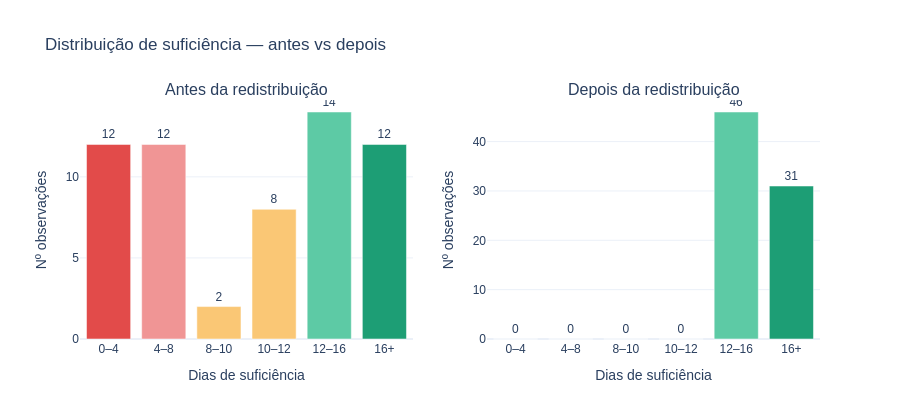
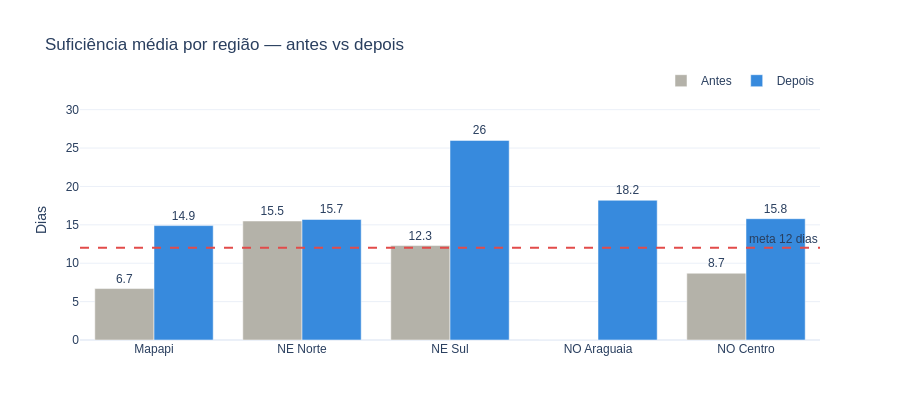
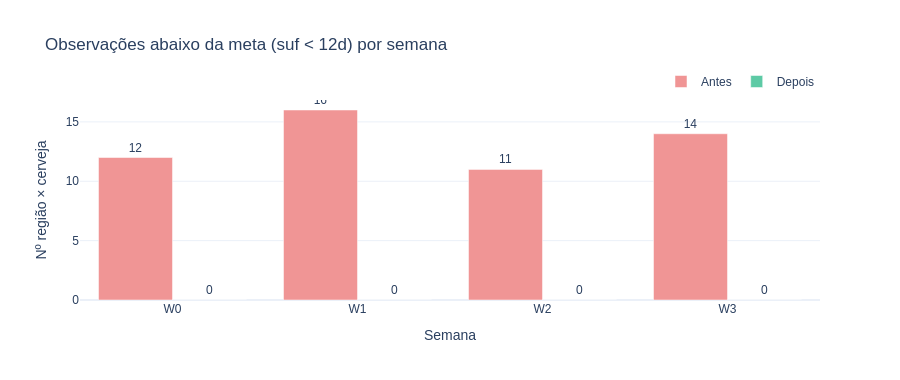
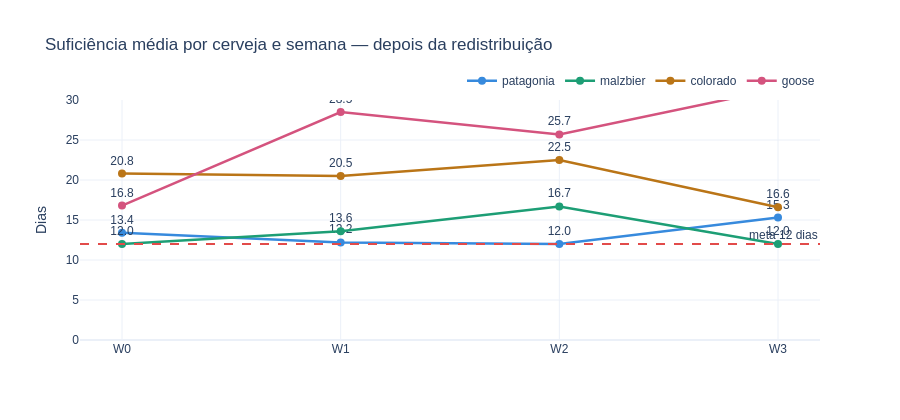

Notebook cell for these charts, in order:
### Code cell
import plotly.graph_objects as go
from plotly.subplots import make_subplots
import pandas as pd
import numpy as np

regioes  = ["Mapapi", "NE Norte", "NE Sul", "NO Araguaia", "NO Centro"]
cervejas = ["patagonia", "malzbier ", "colorado ", "goose"]
semanas  = ["W0", "W1", "W2", "W3"]

def get_suf_depois(df, cerv, sem, reg_list):
    sub = df[(df["Cerveja"]==cerv) & (df["Semana"]==sem)].set_index("Regiao")
    return [round(float(sub.loc[r,"Suf_f"]),1) if r in sub.index else 0 for r in reg_list]

def get_suf_antes(df, cerv, sem, reg_list):
    sub = df[(df["Cerveja"]==cerv) & (df["Semana"]==sem)].set_index("Regiao")
    vals = []
    for r in reg_list:
        if r not in sub.index:
            vals.append(0); continue
        row     = sub.loc[r]
        ef_orig = pd.to_numeric(row.get("EF_Semana", 0), errors="coerce") or 0
        dem_prox= pd.to_numeric(row.get("Dem_Proxima", row.get("Demanda", 1)), errors="coerce") or 1
        vals.append(round(float(ef_orig) / (float(dem_prox) / 6), 1))
    return vals

antes  = {}
depois = {}
for c in cervejas:
    key = c.strip()
    antes[key]  = {}
    depois[key] = {}
    for s in semanas:
        antes[key][s]  = get_suf_antes(df_all,   c, s, regioes)
        depois[key][s] = get_suf_depois(df_final, c, s, regioes)

cervejas_k = [c.strip() for c in cervejas]

# ── Monta DataFrames longos ───────────────────────────────────────────────────
rows_a, rows_d = [], []
for c in cervejas_k:
    for s in semanas:
        for ri, r in enumerate(regioes):
            rows_a.append({"cerveja": c, "semana": s, "regiao": r, "suf": antes[c][s][ri]})
            rows_d.append({"cerveja": c, "semana": s, "regiao": r, "suf": depois[c][s][ri]})

df_a = pd.DataFrame(rows_a)
df_d = pd.DataFrame(rows_d)

# ── Cores ─────────────────────────────────────────────────────────────────────
COR = {"patagonia": "#378ADD", "malzbier": "#1D9E75", "colorado": "#BA7517", "goose": "#D4537E"}

def suf_color(v):
    if v < 8:   return "#E24B4A"
    if v < 10:  return "#F09595"
    if v < 12:  return "#FAC775"
    if v < 16:  return "#85B7EB"
    return "#1D9E75"

# ═══════════════════════════════════════════════════════════════════════════════
# FIGURA 1 — Histogramas antes vs depois
# ═══════════════════════════════════════════════════════════════════════════════
bins   = [0, 4, 8, 10, 12, 16, 40]
labels = ["0–4", "4–8", "8–10", "10–12", "12–16", "16+"]
cores_hist = ["#E24B4A", "#F09595", "#FAC775", "#FAC775", "#5DCAA5", "#1D9E75"]

def hist_counts(df):
    counts = []
    for i in range(len(bins)-1):
        counts.append(((df["suf"] >= bins[i]) & (df["suf"] < bins[i+1])).sum())
    return counts

fig1 = make_subplots(rows=1, cols=2,
                     subplot_titles=["Antes da redistribuição", "Depois da redistribuição"])

for col, df_h in enumerate([df_a, df_d], start=1):
    counts = hist_counts(df_h)
    fig1.add_trace(go.Bar(
        x=labels, y=counts,
        marker_color=cores_hist,
        text=counts, textposition="outside",
        showlegend=False
    ), row=1, col=col)
    fig1.add_shape(type="line", x0=-0.5, x1=5.5, y0=0, y1=0,
                   line=dict(color="rgba(0,0,0,0)"), row=1, col=col)

fig1.update_layout(
    title_text="Distribuição de suficiência — antes vs depois",
    height=420, template="plotly_white",
    font=dict(family="Arial", size=12),
)
fig1.update_yaxes(title_text="Nº observações")
fig1.update_xaxes(title_text="Dias de suficiência")
fig1.show()

# ═══════════════════════════════════════════════════════════════════════════════
# FIGURA 2 — Barras agrupadas: média por região
# ═══════════════════════════════════════════════════════════════════════════════
avg_a = df_a.groupby("regiao")["suf"].mean().reindex(regioes)
avg_d = df_d.groupby("regiao")["suf"].mean().reindex(regioes)

fig2 = go.Figure()
fig2.add_trace(go.Bar(name="Antes",  x=regioes, y=avg_a.round(1),
                      marker_color="#B4B2A9", text=avg_a.round(1), textposition="outside"))
fig2.add_trace(go.Bar(name="Depois", x=regioes, y=avg_d.round(1),
                      marker_color="#378ADD", text=avg_d.round(1), textposition="outside"))
fig2.add_hline(y=12, line_dash="dash", line_color="#E24B4A",
               annotation_text="meta 12 dias", annotation_position="top right")
fig2.update_layout(
    title="Suficiência média por região — antes vs depois",
    barmode="group", height=420, template="plotly_white",
    yaxis_title="Dias", yaxis_range=[0, max(avg_d.max(), avg_a.max()) * 1.2],
    font=dict(family="Arial", size=12),
    legend=dict(orientation="h", yanchor="bottom", y=1.02, xanchor="right", x=1)
)
fig2.show()

# ═══════════════════════════════════════════════════════════════════════════════
# FIGURA 3 — Regiões abaixo da meta por semana
# ═══════════════════════════════════════════════════════════════════════════════
below_a = df_a.groupby("semana")["suf"].apply(lambda x: (x<12).sum()).reindex(semanas)
below_d = df_d.groupby("semana")["suf"].apply(lambda x: (x<12).sum()).reindex(semanas)

fig3 = go.Figure()
fig3.add_trace(go.Bar(name="Antes",  x=semanas, y=below_a,
                      marker_color="#F09595", text=below_a, textposition="outside"))
fig3.add_trace(go.Bar(name="Depois", x=semanas, y=below_d,
                      marker_color="#5DCAA5", text=below_d, textposition="outside"))
fig3.update_layout(
    title="Observações abaixo da meta (suf < 12d) por semana",
    barmode="group", height=380, template="plotly_white",
    yaxis_title="Nº região × cerveja", xaxis_title="Semana",
    font=dict(family="Arial", size=12),
    legend=dict(orientation="h", yanchor="bottom", y=1.02, xanchor="right", x=1)
)
fig3.show()

# ═══════════════════════════════════════════════════════════════════════════════
# FIGURA 4 — Linhas: suf média por cerveja e semana (depois)
# ═══════════════════════════════════════════════════════════════════════════════
fig4 = go.Figure()
for c in cervejas_k:
    avg_sem = [round(np.mean(depois[c][s]), 1) for s in semanas]
    fig4.add_trace(go.Scatter(
        x=semanas, y=avg_sem, name=c,
        mode="lines+markers+text",
        text=avg_sem, textposition="top center",
        line=dict(color=COR[c], width=2.5),
        marker=dict(size=8)
    ))
fig4.add_hline(y=12, line_dash="dash", line_color="#E24B4A",
               annotation_text="meta 12 dias", annotation_position="top right")
fig4.update_layout(
    title="Suficiência média por cerveja e semana — depois da redistribuição",
    height=420, template="plotly_white",
    yaxis_title="Dias", yaxis_range=[0, 30],
    font=dict(family="Arial", size=12),
    legend=dict(orientation="h", yanchor="bottom", y=1.02, xanchor="right", x=1)
)
fig4.show()

# ═══════════════════════════════════════════════════════════════════════════════
# FIGURA 5 — Heatmap: suf depois por cerveja+região × semana
# ═══════════════════════════════════════════════════════════════════════════════
eixo_y = [f"{c} | {r}" for c in cervejas_k for r in regioes]
z_vals  = [[depois[c][s][ri] for s in semanas] for c in cervejas_k for ri, r in enumerate(regioes)]

fig5 = go.Figure(go.Heatmap(
    z=z_vals,
    x=semanas,
    y=eixo_y,
    colorscale=[
        [0.0,  "#E24B4A"],
        [0.33, "#FAC775"],
        [0.5,  "#FAC775"],
        [0.6,  "#85B7EB"],
        [1.0,  "#1D9E75"],
    ],
    zmid=12,
    zmin=0, zmax=24,
    text=[[f"{v:.1f}d" for v in row] for row in z_vals],
    texttemplate="%{text}",
    colorbar=dict(title="dias", tickvals=[0,6,12,18,24]),
))
fig5.add_vline(x=-0.5, line_width=0)
fig5.update_layout(
    title="Heatmap de suficiência — depois da redistribuição",
    height=600, template="plotly_white",
    xaxis_title="Semana",
    font=dict(family="Arial", size=11),
    margin=dict(l=180)
)
fig5.show()

# ── Salva tudo num HTML único ─────────────────────────────────────────────────
import plotly.io as pio

path = r"C:\Users\ferna\Downloads\AMBEV\dashboard_suf.html"

htmls = []
for i, fig in enumerate([fig1, fig2, fig3, fig4, fig5]):
    include_js = (i == 0)
    htmls.append(fig.to_html(full_html=False, include_plotlyjs=include_js))

with open(path, "w", encoding="utf-8") as f:
    f.write("<html><head><meta charset='utf-8'><style>body{font-family:Arial;padding:2rem;background:#f5f5f3}.chart{background:#fff;border-radius:12px;padding:1rem;margin-bottom:1.5rem;border:0.5px solid #e0e0d8}</style></head><body>")
    f.write("<h1 style='font-size:20px;font-weight:500;margin-bottom:0.5rem'>Suficiencia de estoque - antes e depois da redistribuicao</h1>")
    f.write("<p style='color:#888;font-size:13px;margin-bottom:1.5rem'>Meta: suf >= 12 dias - todas as cervejas - todas as regioes - W0-W3</p>")
    for h in htmls:
        f.write(f"<div class='chart'>{h}</div>")
    f.write("</body></html>")

print(f"Pronto! Abra: {path}")

### Figure 1 — Plotly figure (JSON) as saved in the notebook; plotly's stock layout.template omitted (floating-point values rounded to 4 significant figures)
{"data": [{"marker": {"color": ["#E24B4A", "#F09595", "#FAC775", "#FAC775", "#5DCAA5", "#1D9E75"]}, "showlegend": false, "text": ["12", "12", "2", "8", "14", "12"], "textposition": "outside", "type": "bar", "x": ["0–4", "4–8", "8–10", "10–12", "12–16", "16+"], "xaxis": "x", "y": [12, 12, 2, 8, 14, 12], "yaxis": "y"}, {"marker": {"color": ["#E24B4A", "#F09595", "#FAC775", "#FAC775", "#5DCAA5", "#1D9E75"]}, "showlegend": false, "text": ["0", "0", "0", "0", "46", "31"], "textposition": "outside", "type": "bar", "x": ["0–4", "4–8", "8–10", "10–12", "12–16", "16+"], "xaxis": "x2", "y": [0, 0, 0, 0, 46, 31], "yaxis": "y2"}], "layout": {"annotations": [{"font": {"size": 16}, "showarrow": false, "text": "Antes da redistribuição", "x": 0.225, "xanchor": "center", "xref": "paper", "y": 1, "yanchor": "bottom", "yref": "paper"}, {"font": {"size": 16}, "showarrow": false, "text": "Depois da redistribuição", "x": 0.775, "xanchor": "center", "xref": "paper", "y": 1, "yanchor": "bottom", "yref": "paper"}], "font": {"family": "Arial", "size": 12}, "height": 420, "shapes": [{"line": {"color": "rgba(0,0,0,0)"}, "type": "line", "x0": -0.5, "x1": 5.5, "xref": "x", "y0": 0, "y1": 0, "yref": "y"}, {"line": {"color": "rgba(0,0,0,0)"}, "type": "line", "x0": -0.5, "x1": 5.5, "xref": "x2", "y0": 0, "y1": 0, "yref": "y2"}], "title": {"text": "Distribuição de suficiência — antes vs depois"}, "xaxis": {"anchor": "y", "domain": [0, 0.45], "title": {"text": "Dias de suficiência"}}, "xaxis2": {"anchor": "y2", "domain": [0.55, 1], "title": {"text": "Dias de suficiência"}}, "yaxis": {"anchor": "x", "domain": [0, 1], "title": {"text": "Nº observações"}}, "yaxis2": {"anchor": "x2", "domain": [0, 1], "title": {"text": "Nº observações"}}}}

### Figure 2 — Plotly figure (JSON) as saved in the notebook; plotly's stock layout.template omitted (floating-point values rounded to 4 significant figures)
{"data": [{"marker": {"color": "#B4B2A9"}, "name": "Antes", "text": [6.7, 15.5, 12.3, -3, 8.7], "textposition": "outside", "type": "bar", "x": ["Mapapi", "NE Norte", "NE Sul", "NO Araguaia", "NO Centro"], "y": [6.7, 15.5, 12.3, -3, 8.7]}, {"marker": {"color": "#378ADD"}, "name": "Depois", "text": [14.9, 15.7, 26, 18.2, 15.8], "textposition": "outside", "type": "bar", "x": ["Mapapi", "NE Norte", "NE Sul", "NO Araguaia", "NO Centro"], "y": [14.9, 15.7, 26, 18.2, 15.8]}], "layout": {"annotations": [{"showarrow": false, "text": "meta 12 dias", "x": 1, "xanchor": "right", "xref": "x domain", "y": 12, "yanchor": "bottom", "yref": "y"}], "barmode": "group", "font": {"family": "Arial", "size": 12}, "height": 420, "legend": {"orientation": "h", "x": 1, "xanchor": "right", "y": 1.02, "yanchor": "bottom"}, "shapes": [{"line": {"color": "#E24B4A", "dash": "dash"}, "type": "line", "x0": 0, "x1": 1, "xref": "x domain", "y0": 12, "y1": 12, "yref": "y"}], "title": {"text": "Suficiência média por região — antes vs depois"}, "yaxis": {"range": [0, 31.26], "title": {"text": "Dias"}}}}

### Figure 3 — Plotly figure (JSON) as saved in the notebook; plotly's stock layout.template omitted (floating-point values rounded to 4 significant figures)
{"data": [{"marker": {"color": "#F09595"}, "name": "Antes", "text": [12, 16, 11, 14], "textposition": "outside", "type": "bar", "x": ["W0", "W1", "W2", "W3"], "y": [12, 16, 11, 14]}, {"marker": {"color": "#5DCAA5"}, "name": "Depois", "text": [0, 0, 0, 0], "textposition": "outside", "type": "bar", "x": ["W0", "W1", "W2", "W3"], "y": [0, 0, 0, 0]}], "layout": {"barmode": "group", "font": {"family": "Arial", "size": 12}, "height": 380, "legend": {"orientation": "h", "x": 1, "xanchor": "right", "y": 1.02, "yanchor": "bottom"}, "title": {"text": "Observações abaixo da meta (suf < 12d) por semana"}, "xaxis": {"title": {"text": "Semana"}}, "yaxis": {"title": {"text": "Nº região × cerveja"}}}}

### Figure 4 — Plotly figure (JSON) as saved in the notebook; plotly's stock layout.template omitted (floating-point values rounded to 4 significant figures)
{"data": [{"line": {"color": "#378ADD", "width": 2.5}, "marker": {"size": 8}, "mode": "lines+markers+text", "name": "patagonia", "text": ["13.4", "12.2", "12.0", "15.3"], "textposition": "top center", "type": "scatter", "x": ["W0", "W1", "W2", "W3"], "y": [13.4, 12.2, 12, 15.3]}, {"line": {"color": "#1D9E75", "width": 2.5}, "marker": {"size": 8}, "mode": "lines+markers+text", "name": "malzbier", "text": ["12.0", "13.6", "16.7", "12.0"], "textposition": "top center", "type": "scatter", "x": ["W0", "W1", "W2", "W3"], "y": [12, 13.6, 16.7, 12]}, {"line": {"color": "#BA7517", "width": 2.5}, "marker": {"size": 8}, "mode": "lines+markers+text", "name": "colorado", "text": ["20.8", "20.5", "22.5", "16.6"], "textposition": "top center", "type": "scatter", "x": ["W0", "W1", "W2", "W3"], "y": [20.8, 20.5, 22.5, 16.6]}, {"line": {"color": "#D4537E", "width": 2.5}, "marker": {"size": 8}, "mode": "lines+markers+text", "name": "goose", "text": ["16.8", "28.5", "25.7", "31.4"], "textposition": "top center", "type": "scatter", "x": ["W0", "W1", "W2", "W3"], "y": [16.8, 28.5, 25.7, 31.4]}], "layout": {"annotations": [{"showarrow": false, "text": "meta 12 dias", "x": 1, "xanchor": "right", "xref": "x domain", "y": 12, "yanchor": "bottom", "yref": "y"}], "font": {"family": "Arial", "size": 12}, "height": 420, "legend": {"orientation": "h", "x": 1, "xanchor": "right", "y": 1.02, "yanchor": "bottom"}, "shapes": [{"line": {"color": "#E24B4A", "dash": "dash"}, "type": "line", "x0": 0, "x1": 1, "xref": "x domain", "y0": 12, "y1": 12, "yref": "y"}], "title": {"text": "Suficiência média por cerveja e semana — depois da redistribuição"}, "yaxis": {"range": [0, 30], "title": {"text": "Dias"}}}}
